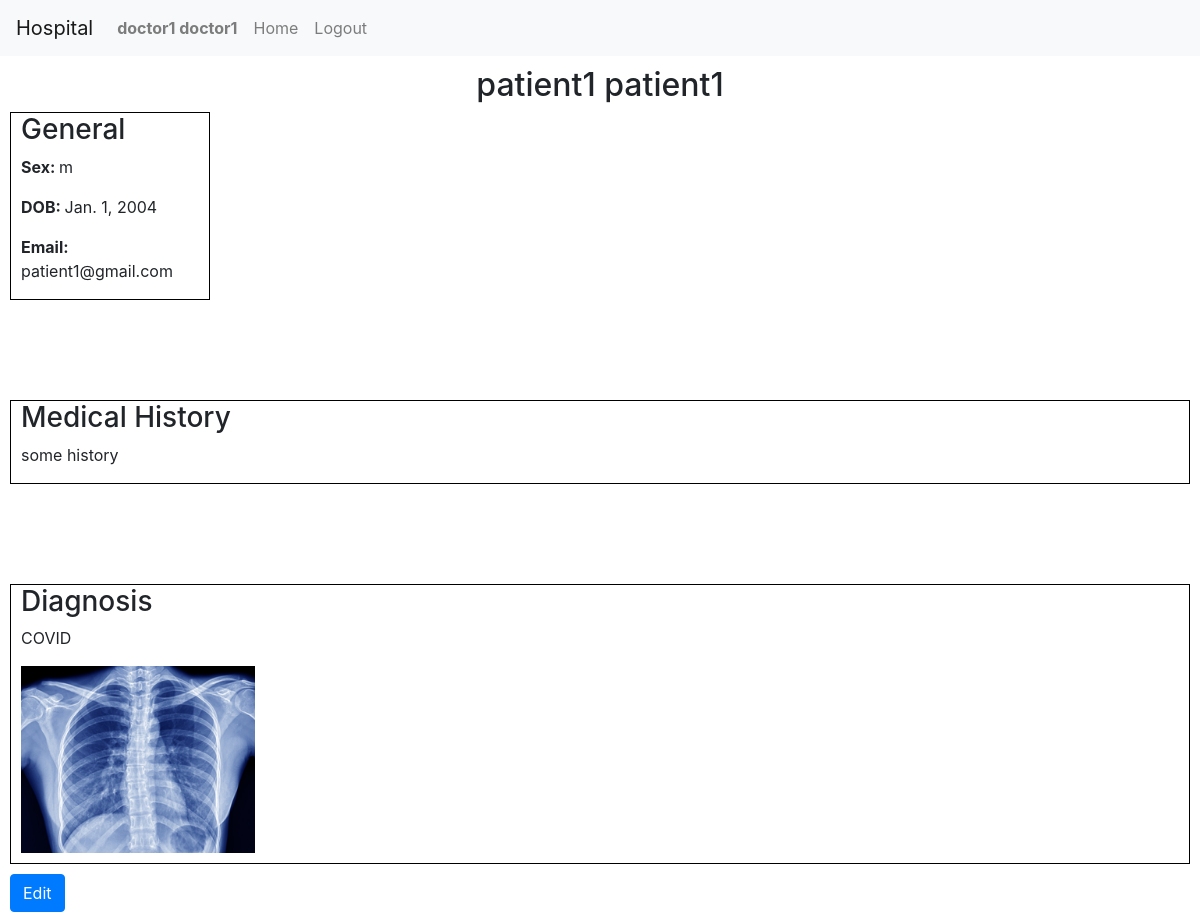
The app's page /patient/2 (signed in), older data.
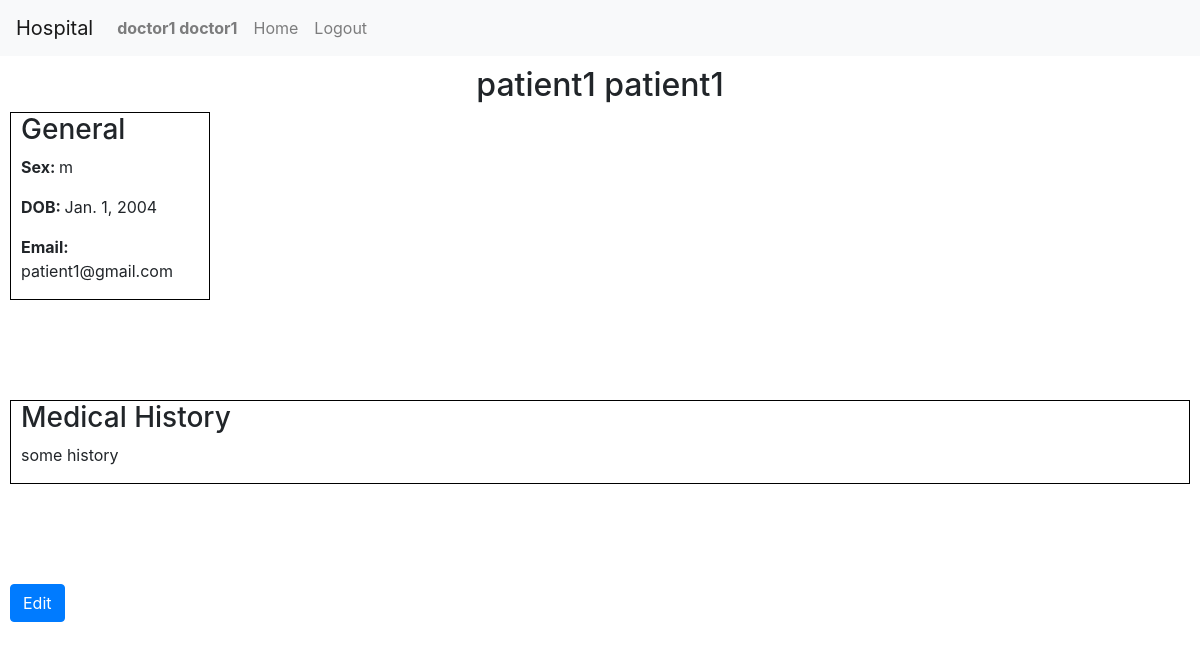
The same page, newer data.
### hospital/models.py (models this page shows, shortened)
class User(AbstractUser):
    role = models.CharField(max_length=1, blank=False, null=False, default="p")
    treatedBy = models.ForeignKey('self', on_delete=models.DO_NOTHING, blank=True, null=True)
    history = models.CharField(max_length=1000, blank=True, null=True)
    img = models.ImageField(blank=True, null=True, upload_to=f)
    diagnosis = models.CharField(max_length=20, blank=True, null=True)
    dob = models.DateField(auto_now=False, auto_now_add=False)
    sex = models.CharField(max_length=1, blank=False, null=False)

### hospital/views.py (the view)
# urls.py: path('patient/<int:id>', views.patient_homepage_view, name="patient"),
def patient_homepage_view(request, id):
    if not request.user.is_authenticated:
        return HttpResponseRedirect(reverse("index"))
    elif ((request.user.id == id) or (request.user.role == 'd')):
        return render(request, "hospital/patient.html", {
            'patient': User.objects.get(id=id)
        })
    else:
        return HttpResponseRedirect(reverse("index"))

### hospital/templates/hospital/patient.html
{% extends "hospital/layout.html" %}
{% block body %}
    <h2 id="patient-title">{{patient.first_name}} {{patient.last_name}}</h2>
    <div id="patient-general">
        <h3>General</h3>
        <p><strong>Sex: </strong>{{ patient.sex }}</p>
        <p><strong>DOB: </strong>{{ patient.dob }}</p>
        <p><strong>Email: </strong>{{ patient.email }}</p>
    </div>
    <div id="patient-history">
        <h3>Medical History</h3>
        <p>{{ patient.history }}</p>
    </div>
    {% if patient.img.url != None %}
        <div id="patient-diagnosis">
            <h3>Diagnosis</h3>
            <p>{{ patient.diagnosis }}</p>
            <img src="{{patient.img.url}}" id="patient-img">
        </div>
    {% endif %}
    {% if user.role == 'd' %}
        <div id="patient-edit-button">
            <a href="/edit/{{patient.id}}"><button class="btn btn-primary">Edit</button></a>
        </div>
    {% endif %}
{% endblock %}

Row changes from the older to the newer data that the page shows:
changed User "patient1": diagnosis "COVID" → (not shown); img: picture removed
Text that changed along with them:
text no longer shown: "Diagnosis"
